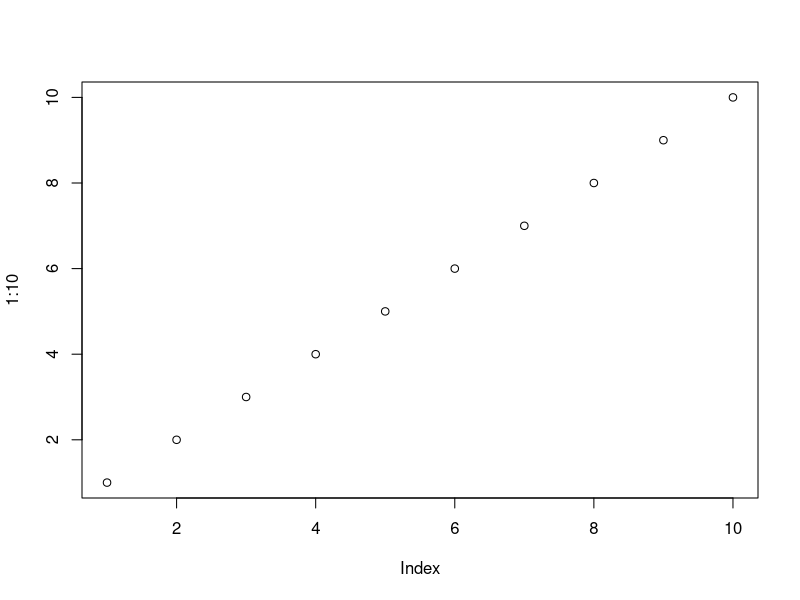
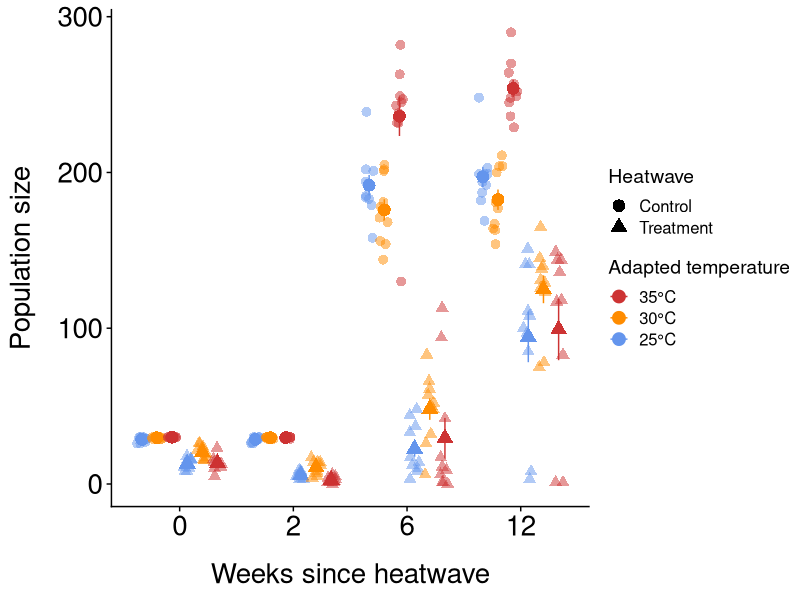
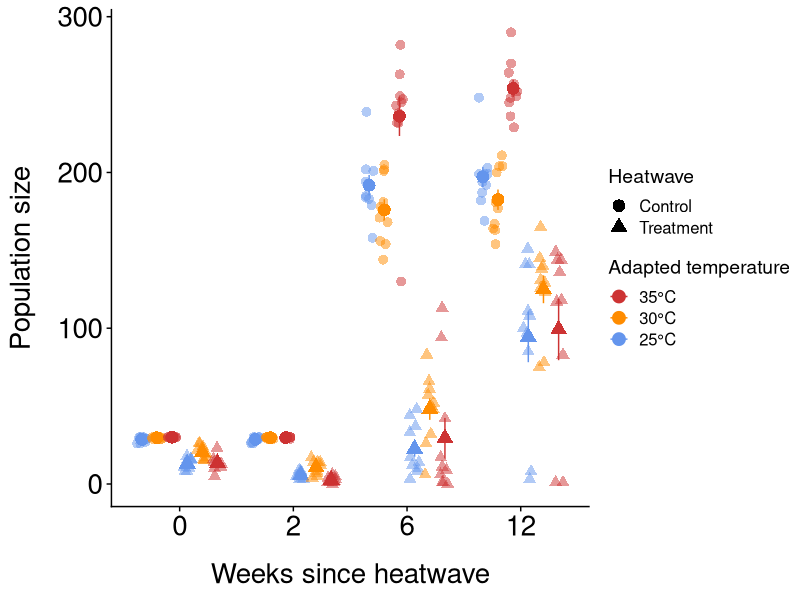
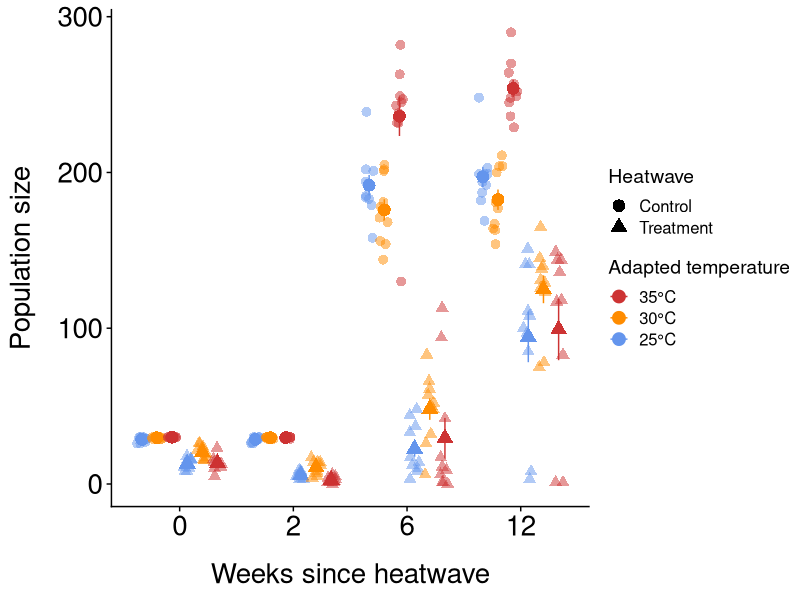

Here is the R script that generated these plots, in order:

#load the packages that I need for this code
library(ggplot2)
library(tidyverse)
library(cowplot)
library(ggpubr)
library(dplyr)
library(car) #in order to run type 2 anovas

#Tess's ggplot theme
theme_tess <- function () { 
  theme_cowplot()+ #cowplot is an existing nice looking plot type thing
    theme(axis.title.y = element_text(margin = margin(t = 0, r = 15, b = 0, l = 0)))+
    theme(axis.title.x = element_text(margin = margin(t = 15, r = 0, b = 0, l = 0)))+
    theme(axis.text.x=element_text(size=20))+
    theme(axis.text.y=element_text(size=20))+
    theme(axis.title.x=element_text(size=20))+
    theme(axis.title.y=element_text(size=20))+
    theme(plot.title = element_text(hjust = 0.5,size=20))+
    theme(axis.title.y=element_text(size=20))
}

#get data in
data <-read.csv("./data/heatwavepopulationwk12.csv",stringsAsFactors = FALSE,
                strip.white = TRUE, na.strings = c("NA",""))
 
#### MAIN PLOT

#make heatwave and adpated_temp factors
  data$heatwave <- factor(data$heatwave, levels = c(0, 1))
  
  data$adapted_temp<-as.factor(data$adapted_temp) #make adapted temp into a factor so we can color code by it in the plot
  
 
 # controls <- data %>%
 #   filter(heatwave == "0", weeks_since_heatwave %in% c("0", "2", "6", "12"))
  
  #calculate summary stats
  summary_data <- data %>%
    group_by(adapted_temp, heatwave, weeks_since_heatwave) %>%
    summarise(mean = mean(alive),
              n=n(),
              sd = sd(alive),
              se = sd / sqrt(n))
  
  summary_data$heatwave <- factor(summary_data$heatwave, levels = c(0, 1))
  summary_data$group_id <- interaction(summary_data$adapted_temp, summary_data$heatwave)
  data$group_id <- interaction(data$adapted_temp, data$heatwave)
  
  # Convert weeks_since_heatwave to a factor with levels
  data$weeks_since_heatwave <- factor(data$weeks_since_heatwave, 
                                      levels = c( "0", "pad2", "2", "pad3", "6", "pad6", "12"))
  
  summary_data$weeks_since_heatwave <- factor(summary_data$weeks_since_heatwave, 
                                              levels = c( "0", "pad2", "2", "pad3", "6", "pad6", "12"))
  
  #create plot
  p <- ggplot(summary_data, aes(x = weeks_since_heatwave, y = mean, color = adapted_temp, shape = heatwave, group = group_id)) +
    geom_point(size = 4, position = position_dodge(width = 0.8)) +
    scale_x_discrete(expand = c(0.9, 2)) +
    
    #jitter points 
    geom_jitter(data = data,
                aes(x = weeks_since_heatwave, y = alive, color = adapted_temp, shape = heatwave, group = group_id),
                position = position_jitterdodge(jitter.width = 0.3, dodge.width = 0.8), 
                size = 3, alpha = 0.5) +
    
    #add error bars
    geom_errorbar(aes(ymin = mean - se, ymax = mean + se),
                  position = position_dodge(width = 0.8),
                  width = 0) +
    
    #assign shapes to heatwave
    scale_shape_manual(values = c("0" = 16, "1" = 17),  
                       name = "Heatwave",
                       labels = c("0" = "Control", "1" = "Treatment")) +
    
    #assign colours to adapted_temp
    scale_color_manual(values = c("cornflowerblue", "darkorange", "brown3"),
                       name = "Adapted temperature",
                       labels = c("25°C", "30°C", "35°C"),
                       breaks = c("25", "30", "35"),
                       guide = guide_legend(reverse = TRUE)) +
    
    #add x- and y-axis labels
    xlab("Weeks since heatwave") +
    ylab("Population size") +
    scale_x_discrete (breaks = c("0", "2", "6", "12"), labels = c("0", "2", "6", "12")) +
    theme_tess()
  
  quartz()         # Opens a new plotting window
  plot(1:10)       # Your plot appears in that window
  print(p) #this opens the plot in a new window
  
  windows();p #enables plot to open on a PC

#saves the plot
ggsave(file="Figures/Taresapopsizefigure.pdf", p, width = 22, height = 22, units = "cm") #close the file before you save


#### ANOVAs

#TWO-way ANOVAs

##TESS NOTE: For all weeks I changed the way this is set up but it does basically the same thing as you had
#but now it makes a linear model and then runs an anova on that model
#and with the "car" package you can run a Type 2 sums of squares ANOVA which is preferred (look into why)

#Week 0
week0data <- data %>%
  filter(weeks_since_heatwave == "0")

lm_week0<-lm(alive~adapted_temp*heatwave,data=week0data)
Anova(lm_week0,type="2")
#signficant interaction

  #Week 2
week2data <- data %>%
    filter(weeks_since_heatwave == "2")
  
lm_week2<-lm(alive~adapted_temp*heatwave,data=week2data)
Anova(lm_week2,type="2")
#significant interaction
  
  #Week 6
week6data <- data %>%
    filter(weeks_since_heatwave == "6")
  
lm_week6<-lm(alive~adapted_temp*heatwave,data=week6data)
Anova(lm_week6,type="2")
#significant interaction
  
   #Week 12
week12data <- data %>%
    filter(weeks_since_heatwave == "0")

lm_week12<-lm(alive~adapted_temp*heatwave,data=week12data)
Anova(lm_week12,type="2")
#significant interaction


#ONE-way ANOVAs - only treatment data 

#TESS SAYS: for weeks 2, 6 and 12 you had it coded so it was actually only keeping the NO heatave (control) data (heatwave == "0")- i changed it so it's just the heatwave data now
#TESS SAYS: Taresa I'll let you change the way the ANOVAS are run for the ones below to match what I did above (linear model then type 2 anova using "Anova" from the car package)
  
  #Week 0
t_week0data <- data %>%
    filter(weeks_since_heatwave == "0",
          heatwave == "1")
 
 t_week0anova <- aov(alive ~ adapted_temp, data = t_week0data)

 summary(t_week0anova)
 
  #Week 2
 t_week2data <- data %>%
   filter(weeks_since_heatwave == "2",
          heatwave == "1")
 
 t_week2anova <- aov(alive ~ adapted_temp, data = t_week2data)
 
 summary(t_week2anova)
 
  #Week 6
 t_week6data <- data %>%
   filter(weeks_since_heatwave == "6",
          heatwave == "1")
 
 t_week6anova <- aov(alive ~ adapted_temp, data = t_week6data)
 
 summary(t_week6anova)
 
  #Week 12
 t_week12data <- data %>%
   filter(weeks_since_heatwave == "12",
          heatwave == "1")
 
 t_week12anova <- aov(alive ~ adapted_temp, data = t_week12data)

  summary(t_week12anova)
 
  
